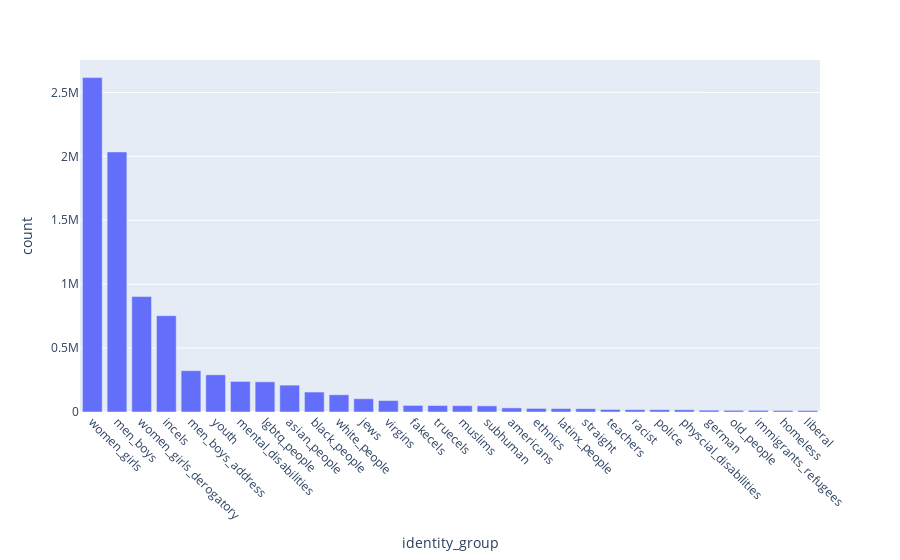

Write notebook code for a chart like this one.
### Markdown cell above
## Group identity terms

### Code cell
import json

identity_groups_fpath = '../resources/identity_groups.json'
with open(identity_groups_fpath, 'r') as f:
    identity_groups = json.load(f)
print(len(identity_groups))

incels_exp['identity_group'] = incels_exp.netmapper_identity_matches.map(lambda x: identity_groups.get(x, x))
incels_exploded = incels_exp.explode('identity_group') # Count intersectional mentions as a mention in each of their categories
incels_gp_freq = incels_exploded.identity_group.value_counts().to_frame(name='count').reset_index(names='identity_group')

import plotly.express as px
pd.options.plotting.backend = 'plotly'

fig = px.bar(incels_gp_freq.head(30), x='identity_group', y='count')
fig.update_xaxes(tickangle=45)

### Figure 1 — Plotly figure (JSON) as saved in the notebook; plotly's stock layout.template omitted (floating-point values rounded to 4 significant figures)
{"data": [{"alignmentgroup": "True", "hovertemplate": "identity_group=%{x}<br>count=%{y}<extra></extra>", "legendgroup": "", "marker": {"color": "#636efa", "pattern": {"shape": ""}}, "name": "", "offsetgroup": "", "orientation": "v", "showlegend": false, "textposition": "auto", "type": "bar", "x": ["women_girls", "men_boys", "women_girls_derogatory", "incels", "men_boys_address", "youth", "mental_disabilities", "lgbtq_people", "asian_people", "black_people", "white_people", "jews", "virgins", "fakecels", "truecels", "muslims", "subhuman", "americans", "ethnics", "latinx_people", "straight", "teachers", "racist", "police", "physcial_disabilities", "german", "old_people", "immigrants_refugees", "homeless", "liberal"], "xaxis": "x", "y": [2616242, 2034524, 903129, 753468, 323218, 290984, 239192, 236085, 210149, 156181, 134838, 103877, 89563, 51505, 50873, 49685, 48181, 32217, 28109, 26961, 25798, 19905, 18717, 18280, 17721, 14317, 13239, 13109, 11994, 11428], "yaxis": "y"}], "layout": {"autosize": true, "barmode": "relative", "legend": {"tracegroupgap": 0}, "margin": {"t": 60}, "xaxis": {"anchor": "y", "autorange": true, "domain": [0, 1], "range": [-0.5, 29.5], "tickangle": 45, "title": {"text": "identity_group"}, "type": "category"}, "yaxis": {"anchor": "x", "autorange": true, "domain": [0, 1], "range": [0, 2754000.0], "title": {"text": "count"}, "type": "linear"}}}
